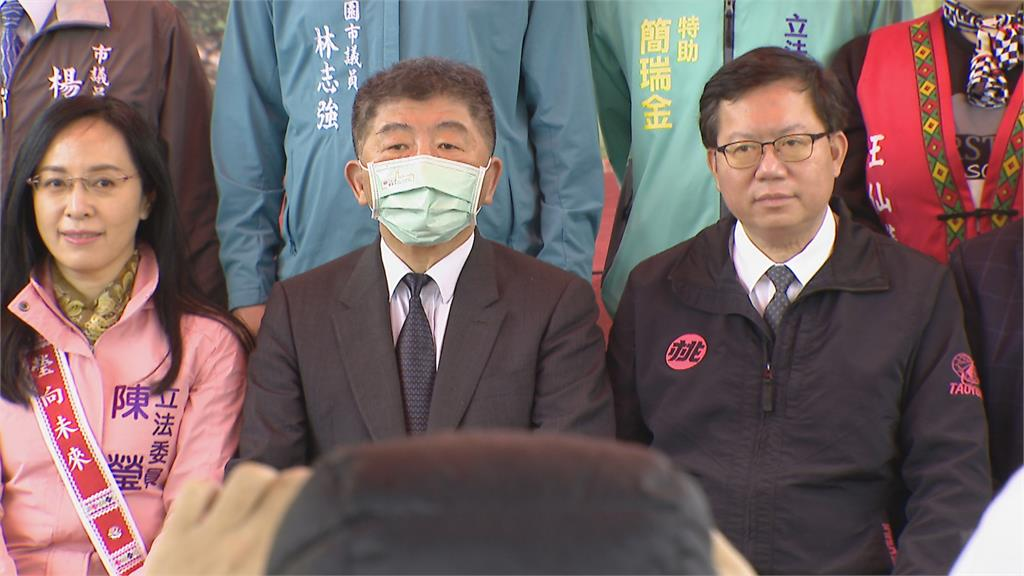
#> input picture clock.jpg, 1024 x 576 px; its folder holds only this picture in this run
$ python -i ADIP_final_code.py   (imports and definitions only)
#> lines starting #> are read from the running program, lines starting #| are printed output that depends on the picture; after the words box and inside, x2 and y2 are one past the last pixel; in counts of white or black regions, pixels touching at a corner belong together
#> further down, picture is the input picture: shape (576, 1024, 3); mean B, G, R 99.1, 98.4, 116
import sys
import os
import cv2
import numpy as np
import math
from PyQt6.QtWidgets import (QApplication, QMainWindow, QWidget, QVBoxLayout,
                             QHBoxLayout, QPushButton, QLabel, QSlider, QCheckBox,
                             QFileDialog, QGroupBox, QScrollArea, QRadioButton, QButtonGroup, QMessageBox)
from PyQt6.QtCore import Qt, QPoint, QRect, QTimer
from PyQt6.QtGui import QImage, QPixmap, QPainter, QPen, QColor, QCursor

# ==========================================
# 1. HELPER FUNCTIONS (MATH & CV)
# ==========================================
class ImageUtils:
    # [74 lines left out: functions match_color_stats, apply_light_source, rotate_image, is_old_photo, not called in this run]

    @staticmethod
    def repair_old_photo(img):
        if img is None: return None

        # Repair Steps:
        gray = cv2.cvtColor(img, cv2.COLOR_BGR2GRAY)
        _, crack_mask = cv2.threshold(gray, 240, 255, cv2.THRESH_BINARY)
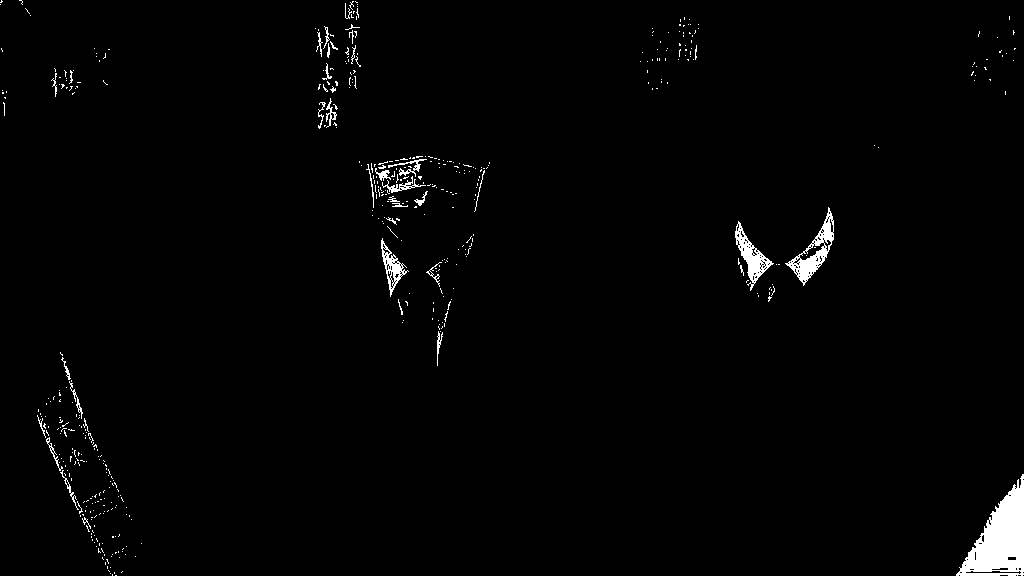
#> crack_mask: shape (576, 1024); 1.5% white; 485 white regions (448 under 20 px), largest, box (x1, y1, x2, y2) and area: (956, 474, 1024, 576) 3552, (785, 207, 834, 286) 1036, (735, 221, 774, 291) 809
        kernel = np.ones((3, 3), np.uint8)
        crack_mask = cv2.dilate(crack_mask, kernel, iterations=1)
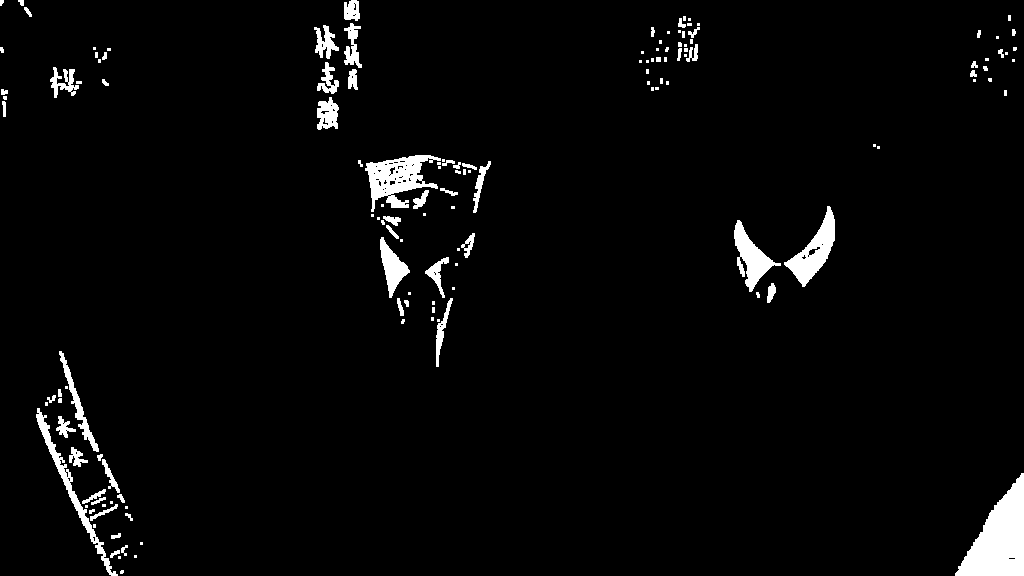
#> crack_mask: shape (576, 1024); 3.2% white; 142 white regions (78 under 20 px), largest, box (x1, y1, x2, y2) and area: (955, 473, 1024, 576) 3948, (365, 155, 441, 212) 2070, (784, 206, 835, 287) 1561
        img_fixed = cv2.inpaint(img, crack_mask, 3, cv2.INPAINT_TELEA)

        # Enhance Contrast using CLAHE
        lab = cv2.cvtColor(img_fixed, cv2.COLOR_BGR2LAB)
#> lab: shape (576, 1024, 3); mean of channels 0, 1, 2 108.2, 135.9, 130.8
        l, a, b = cv2.split(lab)
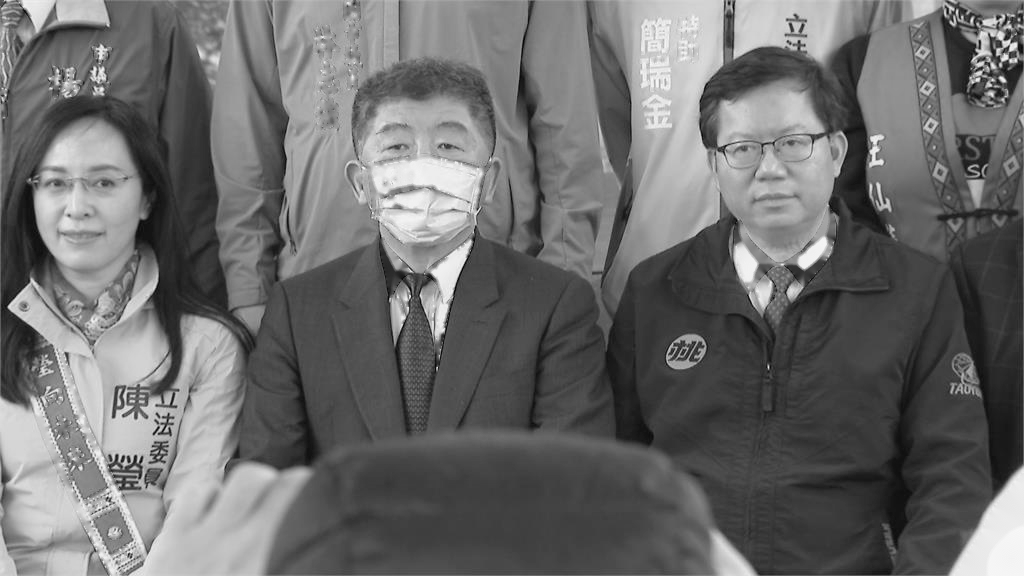
#> l: shape (576, 1024); min 1, max 248, mean 108.2
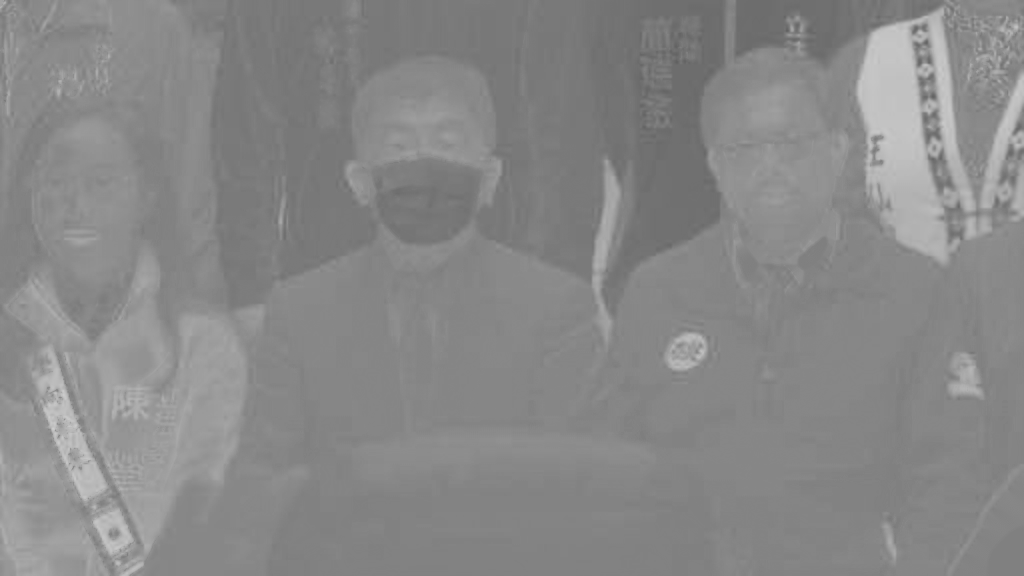
#> a: shape (576, 1024); min 97, max 205, mean 135.9
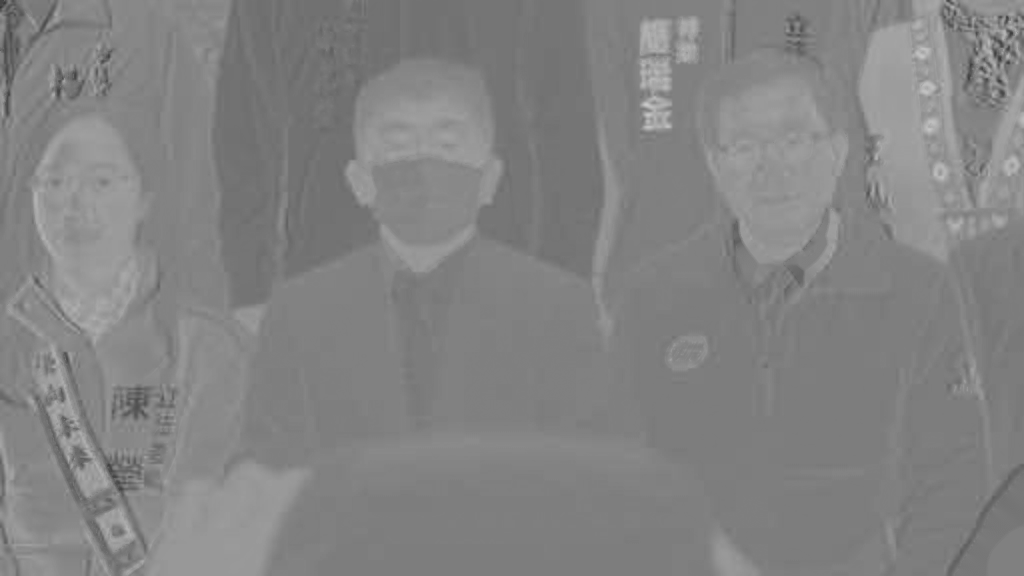
#> b: shape (576, 1024); min 53, max 202, mean 130.8
        clahe = cv2.createCLAHE(clipLimit=3.0, tileGridSize=(8, 8))
        cl = clahe.apply(l)
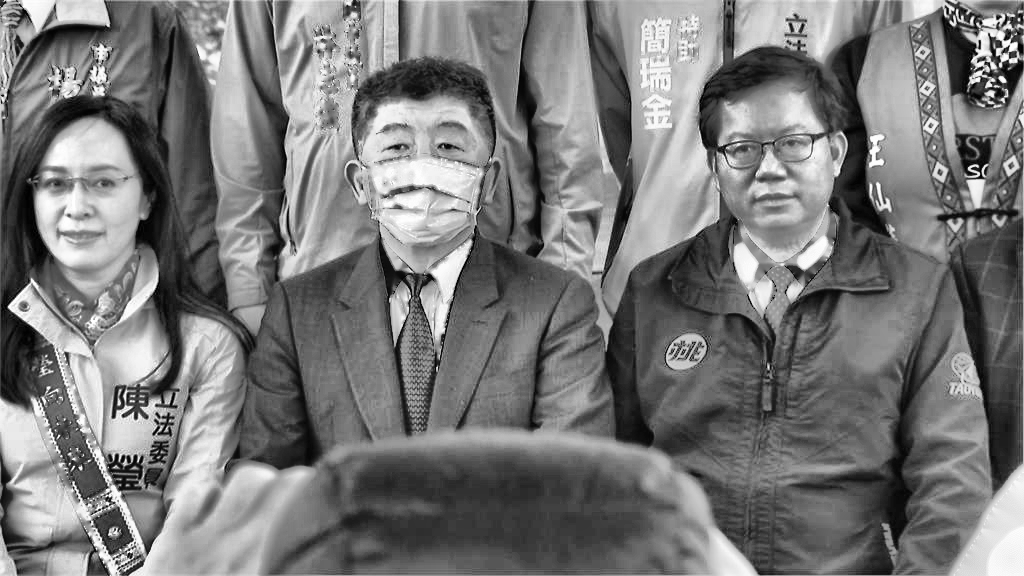
#> cl: shape (576, 1024); min 0, max 255, mean 120.2
        img_enhanced = cv2.merge((cl, a, b))
#> img_enhanced: shape (576, 1024, 3); mean of channels 0, 1, 2 120.2, 135.9, 130.8
        return cv2.cvtColor(img_enhanced, cv2.COLOR_LAB2BGR)
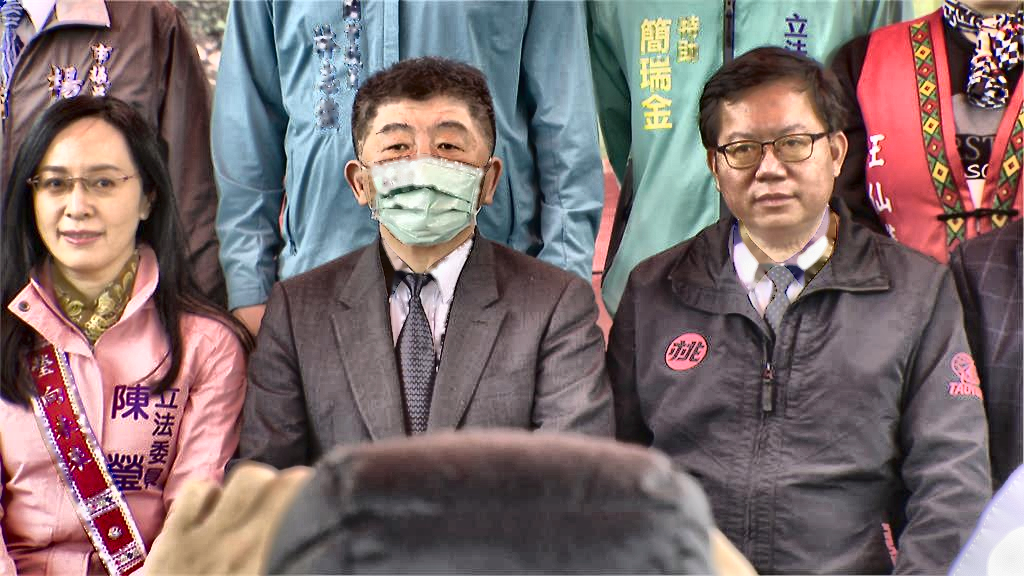
#> returned value: shape (576, 1024, 3); mean B, G, R 109.7, 108.9, 125.8

# ==========================================
# 2. CANVAS WIDGET
# ==========================================
class CanvasWidget(QWidget):
    # [494 lines left out: functions __init__, update_display, get_img_coords, paintEvent, mousePressEvent, mouseMoveEvent and 2 more, not called in this run]

# ==========================================
# 3. MAIN APPLICATION WINDOW
# ==========================================
class MainWindow(QMainWindow):
    # [877 lines left out: functions __init__, paint_grabcut_brush, run_grabcut_iteration, save_state, setup_ui, toggle_custom_harmony and 14 more, not called in this run]

    def update_comp_params(self):
        self.flip_h = self.chk_flip.isChecked()
        self.process_composition()

    def start_dragging_object(self, x, y):
        self.is_dragging_obj = True
        self.drag_offset = (self.pos_x - x, self.pos_y - y)

    # [5 lines left out: function drag_object, not called in this run]

    def stop_dragging(self):
        self.is_dragging_obj = False

    # [7 lines left out: function paint_occlusion, not called in this run]

    def update_brush_size(self, change):
        self.brush_size = max(5, min(200, self.brush_size + change))

    def update_scale_scroll(self, change):
        self.sld_scale.setValue(self.sld_scale.value() + int(change*100))

    # [84 lines left out: functions save_result, keyPressEvent, not called in this run]

# [5 lines not run here, left out]

>>> import cv2
>>> picture = cv2.imread('clock.jpg')
>>> result = ImageUtils().repair_old_photo(picture)

$ run again, on family.jpg
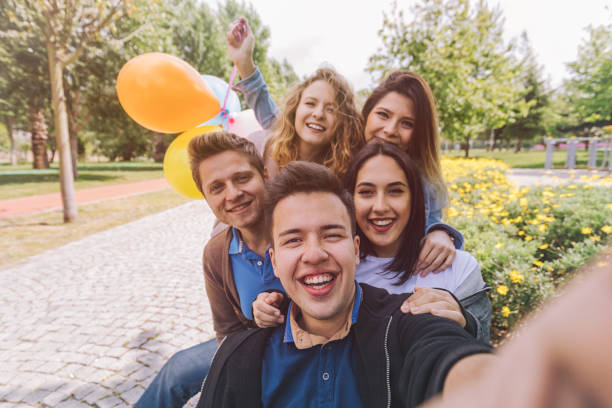
#> input picture family.jpg, 612 x 408 px
#> picture is the input picture: shape (408, 612, 3); mean B, G, R 136.7, 154, 172
#> in repair_old_photo, `_, crack_mask = cv2.threshold(gray, 240, 255, cv2.THRESH_BINARY)`:
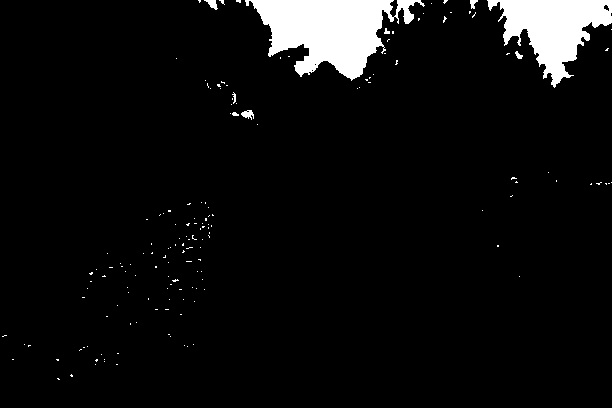
#> crack_mask: shape (408, 612); 5.5% white; 163 white regions (154 under 20 px), largest, box (x1, y1, x2, y2) and area: (245, 0, 425, 81) 7751, (487, 0, 612, 88) 5323, (241, 110, 254, 120) 77
#> lab: shape (408, 612, 3); mean of channels 0, 1, 2 162.1, 132.8, 139.7
#> img_enhanced: shape (408, 612, 3); mean of channels 0, 1, 2 146.4, 132.8, 139.7
#> in repair_old_photo, `return cv2.cvtColor(img_enhanced, cv2.COLOR_LAB2BGR)`:
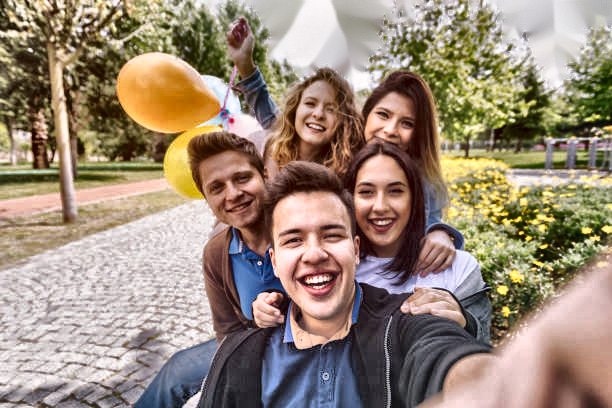
#> returned value: shape (408, 612, 3); mean B, G, R 120.3, 137.4, 154.5

$ run again, on guy.jpg
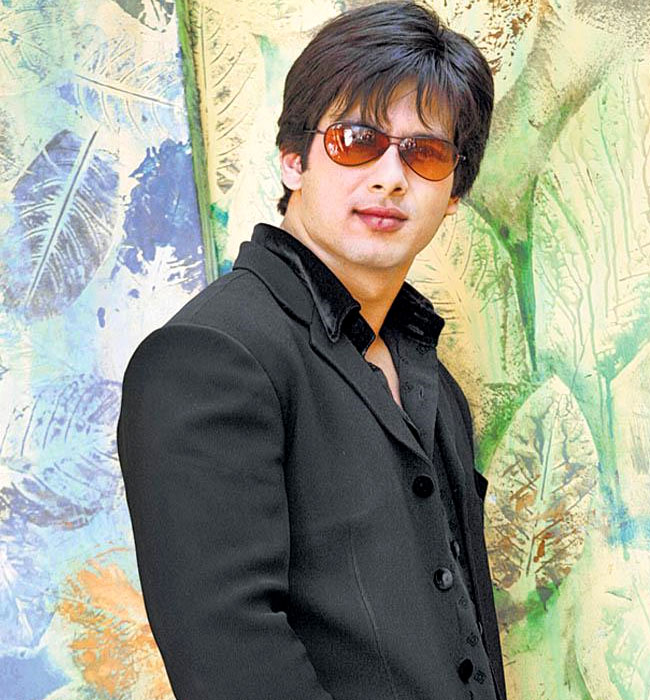
#> input picture guy.jpg, 650 x 700 px
#> picture is the input picture: shape (700, 650, 3); mean B, G, R 139, 154.1, 151.4
#> in repair_old_photo, `_, crack_mask = cv2.threshold(gray, 240, 255, cv2.THRESH_BINARY)`:
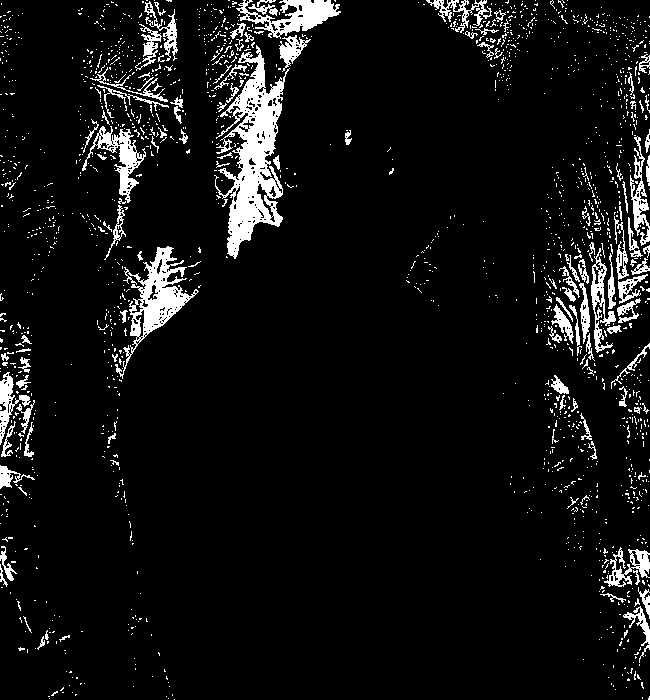
#> crack_mask: shape (700, 650); 7% white; 1773 white regions (1647 under 20 px), largest, box (x1, y1, x2, y2) and area: (214, 45, 290, 259) 6364, (115, 246, 199, 379) 2856, (236, 0, 341, 39) 1730
#> lab: shape (700, 650, 3); mean of channels 0, 1, 2 153.3, 125, 135.3
#> img_enhanced: shape (700, 650, 3); mean of channels 0, 1, 2 141.5, 125, 135.3
#> in repair_old_photo, `return cv2.cvtColor(img_enhanced, cv2.COLOR_LAB2BGR)`:
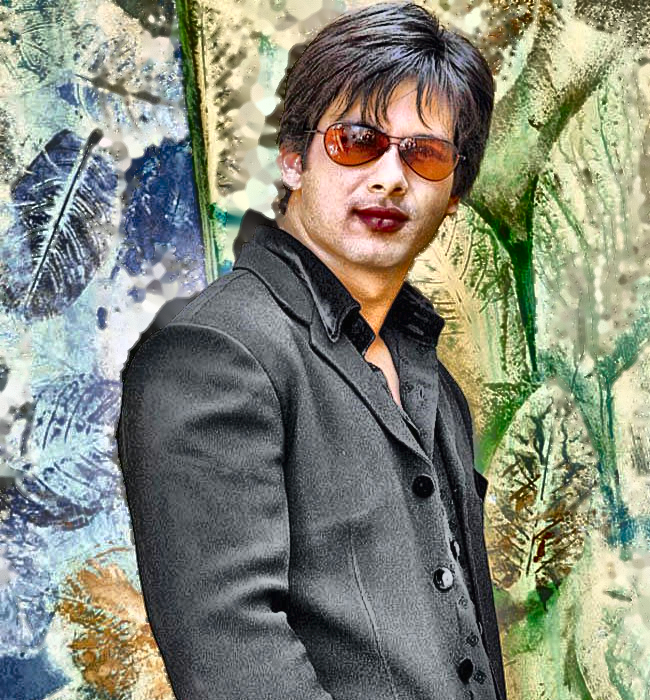
#> returned value: shape (700, 650, 3); mean B, G, R 122.3, 136.9, 133.5
